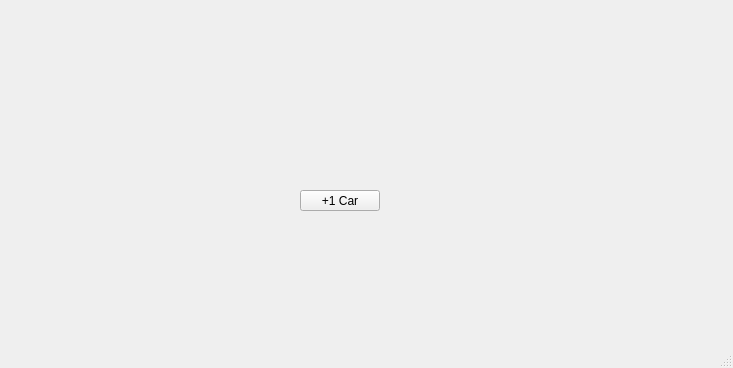
<?xml version="1.0" encoding="UTF-8"?>
<ui version="4.0">
 <class>MainWindow</class>
 <widget class="QMainWindow" name="MainWindow">
  <property name="geometry">
   <rect>
    <x>0</x>
    <y>0</y>
    <width>733</width>
    <height>368</height>
   </rect>
  </property>
  <property name="windowTitle">
   <string>MainWindow</string>
  </property>
  <widget class="QWidget" name="centralwidget">
   <widget class="QPushButton" name="pushButton_2">
    <property name="geometry">
     <rect>
      <x>300</x>
      <y>190</y>
      <width>80</width>
      <height>21</height>
     </rect>
    </property>
    <property name="text">
     <string>+1 Car</string>
    </property>
   </widget>
  </widget>
  <widget class="QMenuBar" name="menubar">
   <property name="geometry">
    <rect>
     <x>0</x>
     <y>0</y>
     <width>733</width>
     <height>20</height>
    </rect>
   </property>
  </widget>
  <widget class="QStatusBar" name="statusbar"/>
 </widget>
 <resources/>
 <connections>
  <connection>
   <sender>pushButton_2</sender>
   <signal>clicked()</signal>
   <receiver>pushButton_2</receiver>
   <slot>click()</slot>
   <hints>
    <hint type="sourcelabel">
     <x>336</x>
     <y>224</y>
    </hint>
    <hint type="destinationlabel">
     <x>336</x>
     <y>224</y>
    </hint>
   </hints>
  </connection>
 </connections>
</ui>
